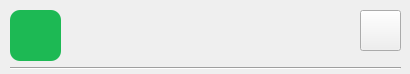
<?xml version="1.0" encoding="UTF-8"?>
<ui version="4.0">
 <class>track</class>
 <widget class="QWidget" name="track">
  <property name="geometry">
   <rect>
    <x>0</x>
    <y>0</y>
    <width>410</width>
    <height>74</height>
   </rect>
  </property>
  <property name="windowTitle">
   <string>Form</string>
  </property>
  <widget class="QPushButton" name="record">
   <property name="enabled">
    <bool>true</bool>
   </property>
   <property name="geometry">
    <rect>
     <x>10</x>
     <y>10</y>
     <width>51</width>
     <height>51</height>
    </rect>
   </property>
   <property name="styleSheet">
    <string notr="true">background-color: #1db954; border-radius: 10px;
</string>
   </property>
   <property name="text">
    <string/>
   </property>
  </widget>
  <widget class="QLabel" name="title_label">
   <property name="geometry">
    <rect>
     <x>70</x>
     <y>10</y>
     <width>191</width>
     <height>16</height>
    </rect>
   </property>
   <property name="styleSheet">
    <string notr="true">font-family: Montserrat-Black; color: #fff;</string>
   </property>
   <property name="text">
    <string/>
   </property>
  </widget>
  <widget class="QLabel" name="author_label">
   <property name="geometry">
    <rect>
     <x>70</x>
     <y>40</y>
     <width>181</width>
     <height>16</height>
    </rect>
   </property>
   <property name="styleSheet">
    <string notr="true">font-family: Montserrat-Black; color: #fff;</string>
   </property>
   <property name="text">
    <string/>
   </property>
  </widget>
  <widget class="QLabel" name="duration_label">
   <property name="geometry">
    <rect>
     <x>310</x>
     <y>20</y>
     <width>51</width>
     <height>31</height>
    </rect>
   </property>
   <property name="styleSheet">
    <string notr="true">font-family: Montserrat-Black; color: #fff;</string>
   </property>
   <property name="text">
    <string/>
   </property>
  </widget>
  <widget class="QPushButton" name="like_btn">
   <property name="geometry">
    <rect>
     <x>360</x>
     <y>10</y>
     <width>41</width>
     <height>41</height>
    </rect>
   </property>
   <property name="text">
    <string/>
   </property>
  </widget>
  <widget class="Line" name="line">
   <property name="geometry">
    <rect>
     <x>10</x>
     <y>60</y>
     <width>391</width>
     <height>16</height>
    </rect>
   </property>
   <property name="styleSheet">
    <string notr="true">color: #fff;</string>
   </property>
   <property name="orientation">
    <enum>Qt::Horizontal</enum>
   </property>
  </widget>
 </widget>
 <resources/>
 <connections/>
</ui>
